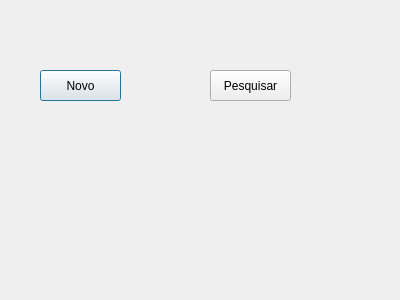
<?xml version="1.0" encoding="UTF-8"?>
<ui version="4.0">
 <class>fm_principal</class>
 <widget class="QDialog" name="fm_principal">
  <property name="geometry">
   <rect>
    <x>0</x>
    <y>0</y>
    <width>400</width>
    <height>300</height>
   </rect>
  </property>
  <property name="windowTitle">
   <string>Dialog</string>
  </property>
  <widget class="QPushButton" name="btn_novo">
   <property name="geometry">
    <rect>
     <x>40</x>
     <y>70</y>
     <width>81</width>
     <height>31</height>
    </rect>
   </property>
   <property name="text">
    <string>Novo</string>
   </property>
  </widget>
  <widget class="QPushButton" name="btn_pesquisar">
   <property name="geometry">
    <rect>
     <x>210</x>
     <y>70</y>
     <width>81</width>
     <height>31</height>
    </rect>
   </property>
   <property name="text">
    <string>Pesquisar</string>
   </property>
  </widget>
 </widget>
 <resources/>
 <connections/>
</ui>
